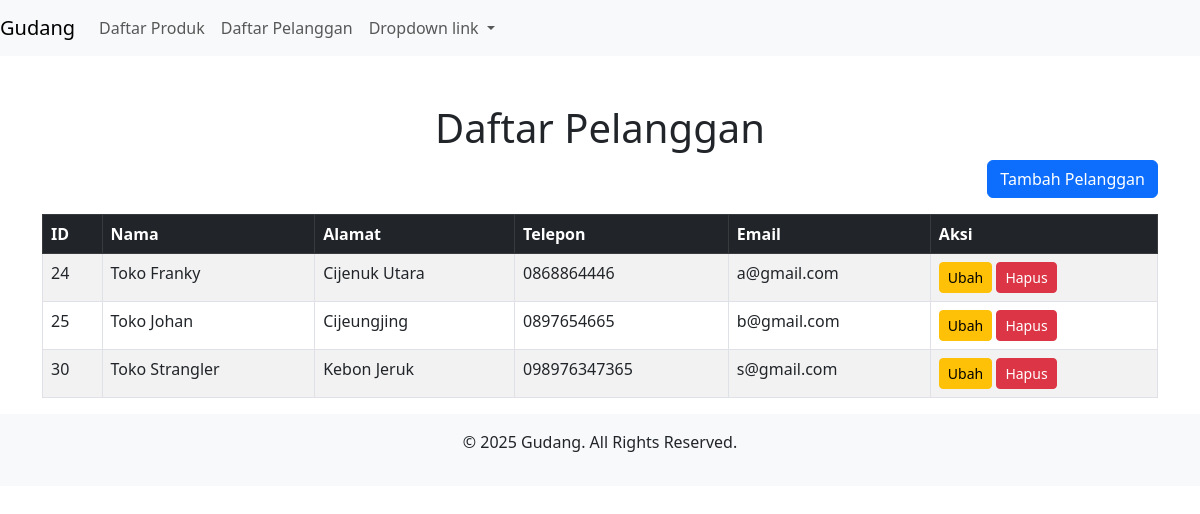
Screenshot of /index.php?action=pelanggan_list with the database file from the repository.
### tables this page shows
CREATE TABLE `pelanggan` (
  `PelangganID` int(11) NOT NULL,
  `Nama` varchar(100) DEFAULT NULL,
  `Alamat` varchar(255) DEFAULT NULL,
  `Telepon` varchar(20) DEFAULT NULL,
  `Email` varchar(100) DEFAULT NULL
);

### controllers/PelangganController.php (called while the page is built, shortened)
<?php
class PelangganController
{
    private $db;
    public function __construct($db)
    {
        $this->db = $db;
    }
    public function index()
    {
        $sql = "SELECT * FROM pelanggan";
        $result = $this->db->query($sql);
        $pelangganList = [];
        if ($result) {
            while ($row = $result->fetch_assoc()) {
                $pelangganList[] = $row;
            }
        }
        include 'views/pelanggan/pelanggan_list.php';
    }
}
?>

### config/database.php (called while the page is built, shortened)
<?php
class Database {
    private $host = "localhost";
    private $user = "root";
    private $pass = "";
    private $db_name = "KlmpkFdln";
    public $conn;
    public function __construct() {
        $this->conn = new mysqli($this->host, $this->user, $this->pass, $this->db_name);
    }
    public function query($sql) {
        return $this->conn->query($sql);
    }
}
?>

### views/pelanggan/pelanggan_list.php (the view, shortened to what this page needs)
<!DOCTYPE html>
<html lang="en">
<head>
    <link href="https://cdn.jsdelivr.net/npm/bootstrap@5.3.0/dist/css/bootstrap.min.css" rel="stylesheet">
</head>
<body>
    <div class="container mt-5">
        <h1 class="text-center">Daftar Pelanggan</h1>
        <div class="mb-3 text-end">
            <a href="index.php?action=pelanggan_create" class="btn btn-primary">Tambah Pelanggan</a>
        </div>
        <table class="table table-bordered table-striped">
            <thead class="table-dark">
                <tr>
                    <th>ID</th>
                    <th>Nama</th>
                    <th>Alamat</th>
                    <th>Telepon</th>
                    <th>Email</th>
                    <th>Aksi</th>
                </tr>
            </thead>
            <tbody>
                <?php foreach ($pelangganList as $pelanggan): ?>
                <tr>
                    <td><?= $pelanggan['PelangganID']; ?></td>
                    <td><?= $pelanggan['Nama']; ?></td>
                    <td><?= $pelanggan['Alamat']; ?></td>
                    <td><?= $pelanggan['Telepon']; ?></td>
                    <td><?= $pelanggan['Email']; ?></td>
                    <td>
                        <a href="index.php?action=pelanggan_edit&id=<?= $pelanggan['PelangganID']; ?>" class="btn btn-warning btn-sm">Ubah</a>
                        <a href="index.php?action=pelanggan_destroy&id=<?= $pelanggan['PelangganID']; ?>" class="btn btn-danger btn-sm" onclick="return confirm('Apakah Anda yakin ingin menghapus pelanggan ini?')">Hapus</a>
                    </td>
                </tr>
                <?php endforeach; ?>
            </tbody>
        </table>
    </div>
</body>
</html>

### views/layout/header.php (shortened to what this page needs)
<nav class="navbar navbar-expand-lg navbar-light bg-light">
    <a class="navbar-brand" href="#">Gudang </a>
    <div class="collapse navbar-collapse" id="navbarNavDropdown">
        <ul class="navbar-nav">
            <li class="nav-item active">
                <a class="nav-link" href="index.php?action=produk_list">Daftar Produk</a>
            </li>
            <li class="nav-item">
                <a class="nav-link" href="index.php?action=pelanggan_list">Daftar Pelanggan</a>
            </li>
            <li class="nav-item dropdown">
                <a class="nav-link dropdown-toggle" href="#" id="navbarDropdownMenuLink" data-toggle="dropdown" aria-haspopup="true" aria-expanded="false">
                    Dropdown link
                </a>
            </li>
        </ul>
    </div>
</nav>

### index.php (shortened to what this page needs)
<?php
require_once 'config/database.php';
require_once 'controllers/ProdukController.php';
require_once 'controllers/PelangganController.php';
require_once 'views/layout/header.php';
$db = new Database();
$produkController = new ProdukController($db);
$pelangganController = new PelangganController($db);
if (isset($_GET['action'])) {
    $action = $_GET['action'];
    switch ($action) {
        case 'pelanggan_list':
            $pelangganController->index();
            break;
    }
} else {
    $produkController->produkList();
}
require_once 'views/layout/footer.php';
?>

### views/layout/footer.php (shortened to what this page needs)
<!DOCTYPE html>
<html lang="en">
<head>
    <link href="https://cdn.jsdelivr.net/npm/bootstrap@5.3.0/dist/css/bootstrap.min.css" rel="stylesheet">
</head>
<body>
    <footer class="bg-light text-center py-3">
        <p>&copy; <span id="year"></span> Gudang. All Rights Reserved.</p>
    </footer>
</body>
</html>

### views/layout/footer.php (style rules this page uses)
body { background-color:rgb(255, 255, 255); }

### rows the page displays
pelanggan: PelangganID "24", Nama "Toko Franky", Alamat "Cijenuk Utara", Telepon "0868864446", Email "a@gmail.com"
pelanggan: PelangganID "25", Nama "Toko Johan", Alamat "Cijeungjing", Telepon "0897654665", Email "b@gmail.com"
pelanggan: PelangganID "30", Nama "Toko Strangler", Alamat "Kebon Jeruk", Telepon "098976347365", Email "s@gmail.com"
